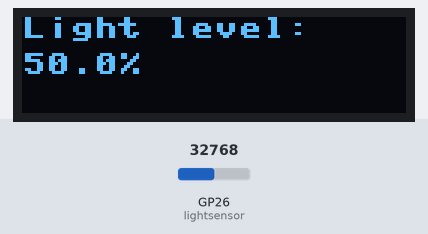
The program below on a simulated Raspberry Pi Pico running MicroPython. Shown: 128×32 one-colour display. The test bench sets the inputs (shaded band); at power-on: GP26 (lightsensor) = 32768 (analog values on the 0–65535 scale). What the program prints to the serial console is not drawn.

Above: at 2.2 s.
2.3 s: GP26 (lightsensor) set to 45874
At 3.3 s:
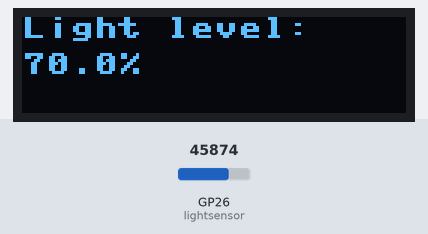
4.0 s: GP26 (lightsensor) set to 57670
At 4.7 s:
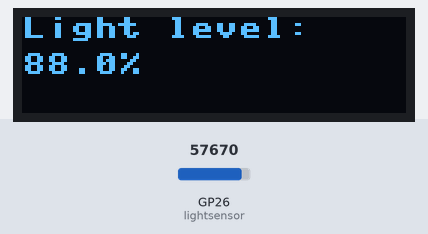
5.5 s: GP26 (lightsensor) set to 65535
At 6.1 s:
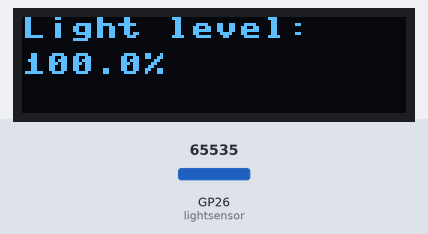
Timing chart, 0 to 8.5 s (numbered marks = the images above; inputs shaded):
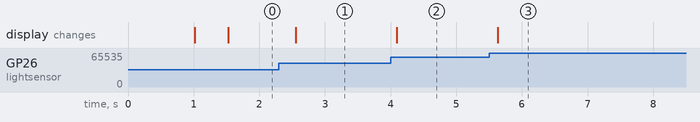

Measured:
- after the input at 2.3 s, the display: changes after 0.25 s (image 1)
- after the input at 4.0 s, the display: changes after 0.09 s (image 2)
- after the input at 5.5 s, the display: changes after 0.13 s (image 3)

The program:

Day_11_OMG_OLED.py
```python
#####################################################################################
############################### Show me the light ###################################

# Imports
from machine import Pin, I2C, ADC
from ssd1306 import SSD1306_I2C
import time

# Set up I2C and the pins we're using for it
i2c=I2C(0,sda=Pin(0), scl=Pin(1), freq=400000)

# Short delay to stop I2C falling over
time.sleep(1)

# Define the display and size (128x32)
display = SSD1306_I2C(128, 32, i2c)

# Define pin for our sensor
lightsensor = ADC(Pin(26))

while True:

    # Delay
    time.sleep(0.5)

    # Read sensor value, turn it into a percentage, round to 1 decimal
    # Store this in a variable called 'light'
    light = round((lightsensor.read_u16())/65535*100,1)

    # Print the light reading percentage
    print(light)

    # Clear the display
    display.fill(0)

    # Write two lines to the display
    # The line turns our light variable into a string, and adds '%' to the end
    display.text("Light level:",0,0)
    display.text((str(light) + "%"),0,12)

    # Update the display
    display.show()

#####################################################################################
################################# Naughty or Nice ###################################

# Imports
#from machine import Pin, I2C
#from ssd1306 import SSD1306_I2C
#import time

# Set up the button
#button = Pin(8, Pin.IN, Pin.PULL_DOWN)

# Set up I2C and the pins we're using for it
#i2c=I2C(0,sda=Pin(0), scl=Pin(1), freq=400000)

# Short delay to stop I2C falling over
#time.sleep(1)

# Define the display and size (128x32)
#display = SSD1306_I2C(128, 32, i2c)

# Create variables
#state = 0

#while True: # Loop forever

#    time.sleep(0.1) # Delay before changing marker

#    if state == 0: # If state is 0

#        display.fill(0) # Clear the display
#        display.text("Naughty or Nice?",0,0) # Line 1
#        display.text(">Naughty  Nice",0,24) # Line 3

#        display.show() # Update the display

#        state = 1 # State change

#        if button.value() == 1: # If button clicked

#            display.fill(0) # Clear the display
#            display.text("Oh no!",0,0) # Line 1
#            display.text(">Naughty  Nice",0,24) # Line 3

#            display.show()  # Update the display

#            time.sleep(2) # Delay

#    elif state == 1: # If state is 1

#        display.fill(0) # Clear the display
#        display.text("Naughty or Nice?",0,0) # Line 1
#        display.text(" Naughty >Nice",0,24) # Line 3

#        display.show()  # Update the display

#        state = 0 # State change

#        if button.value() == 1: # If button clicked

#            display.fill(0) # Clear the display
#            display.text("Yay!",0,0) # Line 1
#            display.text(" Naughty >Nice",0,24) # Line 3

#            display.show()  # Update the display

#            time.sleep(2) # Delay


#####################################################################################
###################################Endless counter###################################
# Imports
#from machine import Pin, I2C
#from ssd1306 import SSD1306_I2C
#import time

# Set up I2C and the pins we're using for it
#i2c=I2C(0,sda=Pin(0), scl=Pin(1), freq=400000)

# Short delay to stop I2C falling over
#time.sleep(1)

# Define the display and size (128x32)
#display = SSD1306_I2C(128, 32, i2c)

#counter = 0 # Start our counter at zero

#while True: # Loop forever

#    display.fill(0) # Clear the display

#    print(counter) # Print the current count

    # Show the counter on the display
    # The display library expects strings only
    # Counter is a number (integer) so we convert it to text (a string) with 'str'
#    display.text("The Endless",0,0)
#    display.text("Counter!",0,12)
#    display.text((str(counter)),0,24)

    # Update the display
#    display.show()

    # Short delay
#    time.sleep(0.1)

    # Add 1 to our counter
#    counter += 1
```
